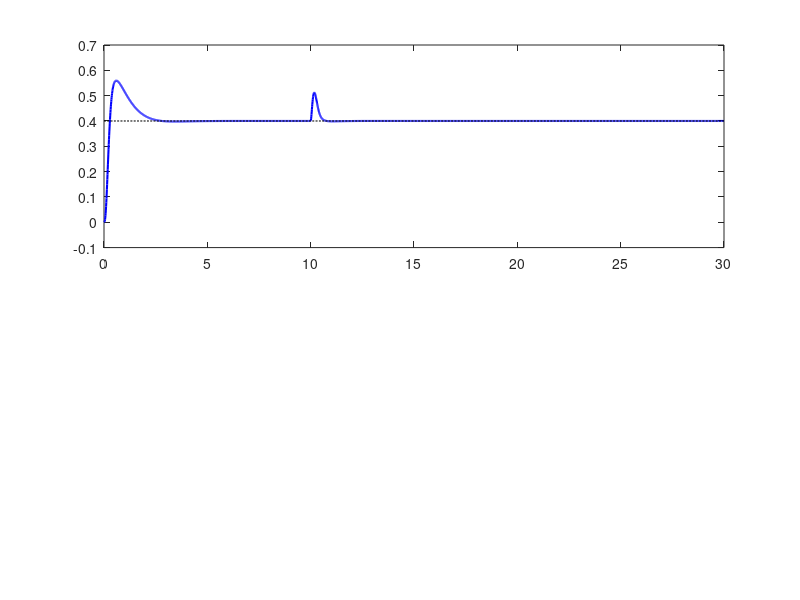

MATLAB code for this plot: (Note: this script raises an error after producing the figure.)
%% Task 5: Set-Point Tracking with Integral Action
% Matriculation: 8246
clc; clear; close all;

% 1. Define System
A = [-7.6487, -0.0399, -4.5500, 3.5846;
     -4.5740, 3.0568, -4.3662, -1.3183;
     3.7698, 15.3212, -15.8770, 4.4936;
     -9.0645, 8.3742, -4.4331, -9.9233];
B = [0.1993, 0.0319;
     0.0122, -0.0200;
     4.4939, 2.0552;
     -1.4269, -0.2730];
C = [-3.2988, -1.8646, 0.0370, -0.0109;
     0.2602, -2.1506, -0.0104, 0.0163];
D = zeros(2,2);

% 2. Design Integral LQR
% Augmented State Vector: z = [x; xi] (6x1 vector)
% dot_xi = r - y = r - Cx
% Augmented system matrix:
% [dot_x ]   [ A    0 ] [ x ]   [ B ]       [ 0 ]
% [dot_xi] = [ -C   0 ] [ xi] + [ 0 ] u  +  [ I ] r

n = 4; % number of states
p = 2; % number of outputs/integrators

A_aug = [A, zeros(n, p); -C, zeros(p, p)];
B_aug = [B; zeros(p, 2)];

% Tuning Weights for LQR
% We need to penalize x (keep it bounded), xi (eliminate error), and u
Q_x = 1 * eye(n);       % Weight on states (small penalty)
Q_xi = 1000 * eye(p);   % Weight on integral error (HIGH penalty -> drives error to 0)
Q_aug = blkdiag(Q_x, Q_xi);

R_aug = 10 * eye(2);    % Weight on control inputs

% Calculate Optimal Gain
[K_aug, ~, ~] = lqr(A_aug, B_aug, Q_aug, R_aug);

% Separate Gain into K_x (State Feedback) and K_i (Integral Gain)
K_x = K_aug(:, 1:n);
K_i = K_aug(:, n+1:end);

fprintf('State Feedback Gain K_x:\n'); disp(K_x);
fprintf('Integral Gain K_i:\n'); disp(K_i);

% 3. Simulation Setup
% Target Set-Point
y_sp = [0.4; 0.8];
% Disturbance w = [0.3, 0.2] starting at t = 10s
w_dist = [0.3; 0.2];
t_dist = 10;

% Simulation Loop (Manual Euler/RK4 or lsim with custom input)
% Since disturbance is a step at t=10, we can use lsim construction.
% The plant equation with input disturbance: dot_x = Ax + B(u + w)
% u = -K_x*x - K_i*xi
% Closed loop:
% dot_x = (A - B*K_x)x - B*K_i*xi + B*w
% dot_xi = r - Cx

% construct the closed-loop augmented system with inputs [r; w]
% State z = [x; xi]
% Inputs: [r (2x1); w (2x1)]
A_cl = [A - B*K_x, -B*K_i; -C, zeros(p,p)];
B_cl = [zeros(n,2), B; eye(p), zeros(p,2)]; 
C_cl = [C, zeros(p,p)]; % We want to look at output y

sys_final = ss(A_cl, B_cl, C_cl, zeros(2,4));

% Time vector
t = 0:0.01:30; % 30s simulation

% Input signals
u_sim = zeros(length(t), 4); 
% Columns 1-2: Reference r (Constant)
u_sim(:, 1) = y_sp(1);
u_sim(:, 2) = y_sp(2);
% Columns 3-4: Disturbance w (Step at t=10)
dist_indices = t >= t_dist;
u_sim(dist_indices, 3) = w_dist(1);
u_sim(dist_indices, 4) = w_dist(2);

% Simulate
[y_out, t, z_out] = lsim(sys_final, u_sim, t);

% Extract Control Signals for plotting
% u = -K_x*x - K_i*xi (Note: disturbance is added to plant, not controller)
x_traj = z_out(:, 1:n);
xi_traj = z_out(:, n+1:end);
u_ctrl = zeros(length(t), 2);
for i = 1:length(t)
    u_ctrl(i,:) = (-K_x * x_traj(i,:)' - K_i * xi_traj(i,:)')';
end

% 4. Plotting
% Figure 8.1: Output Tracking
figure('Name', 'Fig 8.1: Set-Point Tracking & Disturbance Rejection');
subplot(2,1,1);
plot(t, y_out(:,1), 'b', 'LineWidth', 1.5); hold on;
plot(t, u_sim(:,1), 'k--', 'LineWidth', 1); % Reference
xline(t_dist, 'g:', 'Disturbance');
title('Output y_1 (AFR)'); ylabel('Amplitude'); grid on; legend('Response', 'Set-Point');

subplot(2,1,2);
plot(t, y_out(:,2), 'b', 'LineWidth', 1.5); hold on;
plot(t, u_sim(:,2), 'k--', 'LineWidth', 1); % Reference
xline(t_dist, 'g:', 'Disturbance');
title('Output y_2 (EGR %)'); ylabel('Amplitude'); grid on; legend('Response', 'Set-Point');

% Figure 8.2: Control Inputs
figure('Name', 'Fig 8.2: Control Inputs (Task 5)');
subplot(2,1,1); plot(t, u_ctrl(:,1), 'r'); title('Control u_1 (VGT)'); grid on; xline(t_dist, 'g:');
subplot(2,1,2); plot(t, u_ctrl(:,2), 'r'); title('Control u_2 (EGR)'); grid on; xline(t_dist, 'g:');